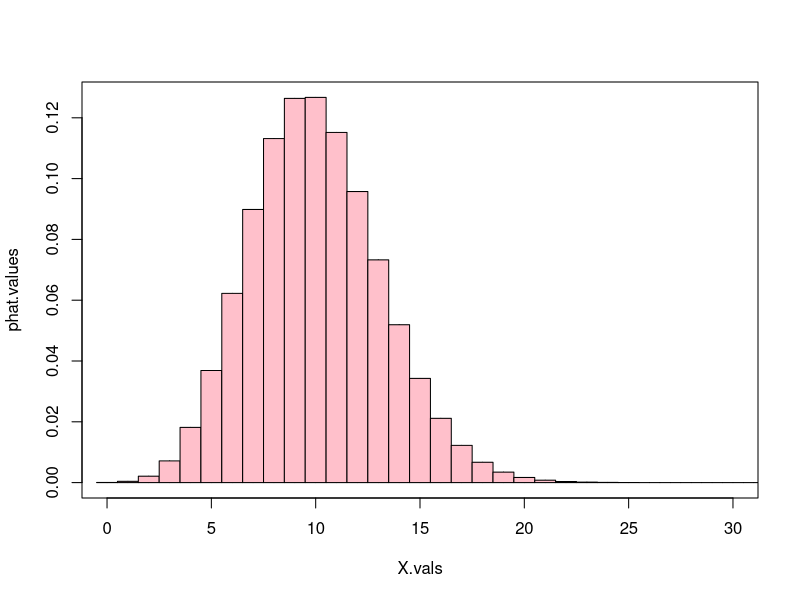

Reproduce this figure in R. (Note: this script raises an error after producing the figure.)
library(readxl)

#set working directory
setwd("C:/Users/udayc/Documents/BCIT/Fall2022/1350/Week9")

data <- read.delim("W2022_MATH_1350_Lab_06_failures.txt")
#Part 1
#A
X.vals = 0:400
n = 400
phat.values = dbinom(X.vals, 400, 0.025)
plot(X.vals, phat.values, type="h", xlim = c(0, 30))

for(i in 1:length(phat.values)){
    x <- X.vals[i]
    P <- phat.values[i]
    polygon(c(x-0.5, x-0.5, x+0.5, x+0.5),
            c(0, P, P, 0),col="pink")
}

p = 0.025
q = 1 - p
mu.x.vals = p
sig.x.vals = sqrt((p * q)/n)

#B
pbinom()

#Part 2
#A
hist(data$X.fail, freq = FALSE,
     breaks = seq(-0.5, 10.5, 1))
#B
mu.X.fail = mean(data$X.fail); mu.X.fail
sig.X.fail = sd(data$X.fail); sig.X.fail

#C
X.vals = 0:10 ; X.vals
p.vals = dpois(X.vals, mu.X.fail) ; p.vals

lines(X.vals, p.vals, type = "p", pch = "x", col="red")

